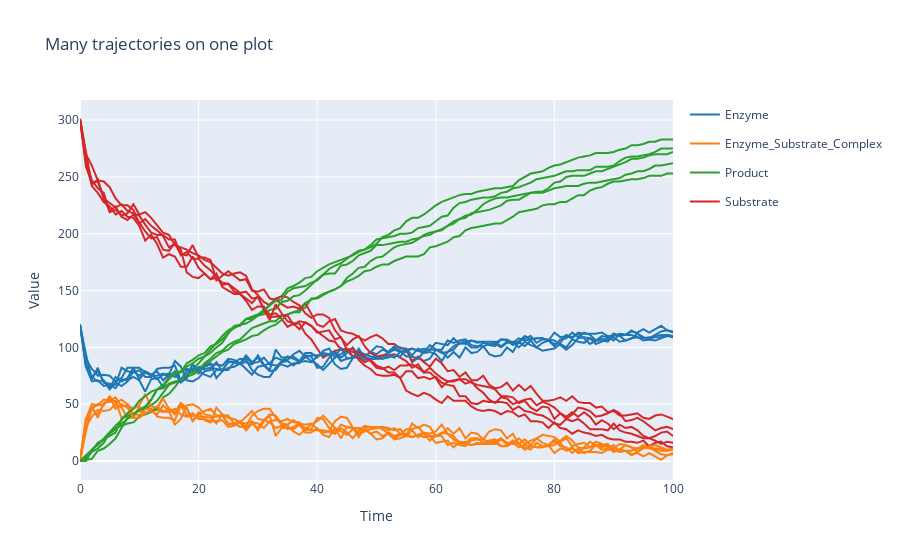

Write notebook code for a chart like this one.
### Code cell
results_many_trajectories.plotplotly(title="Many trajectories on one plot")
